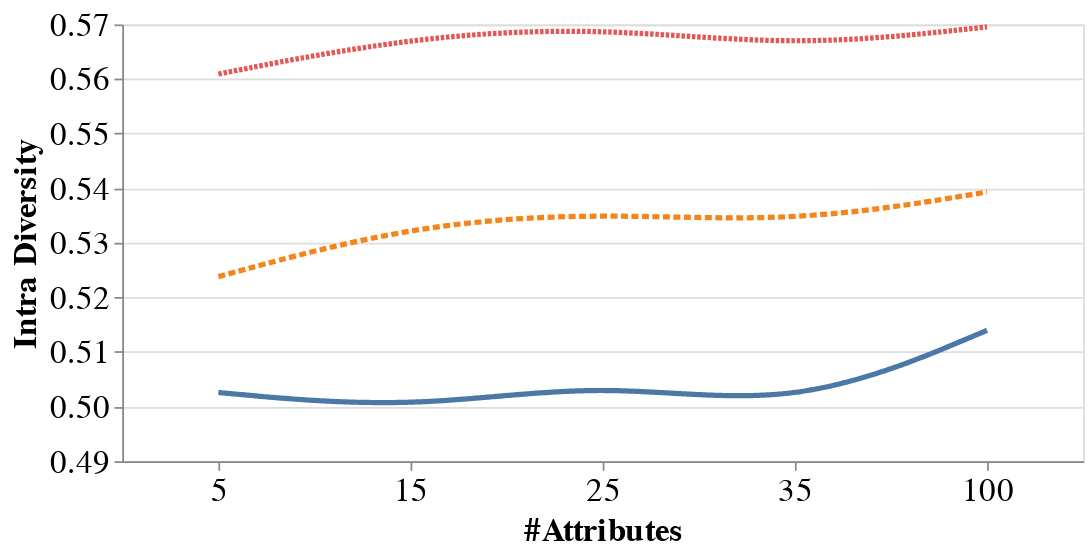

Notebook code for this chart:
### Code cell
graph_div

### Figure 1 — Vega-Lite specification as saved in the notebook (floating-point values rounded to 4 significant figures)
{"config": {"view": {"continuousWidth": 400, "continuousHeight": 300}}, "data": {"name": "data-951131a9b0b9f2f1582ca1c13040e31a"}, "mark": {"type": "line", "interpolate": "basis", "strokeWidth": 3}, "encoding": {"color": {"type": "nominal", "field": "method", "legend": null, "title": ""}, "strokeDash": {"type": "nominal", "field": "method", "title": ""}, "x": {"type": "nominal", "axis": {"labelAngle": 0, "labelFontSize": 19, "title": "#Attributes", "titleFontSize": 19}, "field": "nb_attributes"}, "y": {"type": "quantitative", "axis": {"labelFontSize": 19, "title": "Intra Diversity", "titleFontSize": 19}, "field": "diversity", "scale": {"zero": false}}}, "height": 250, "width": 550, "$schema": "https://vega.github.io/schema/vega-lite/v4.8.1.json", "datasets": {"data-951131a9b0b9f2f1582ca1c13040e31a": [{"method": "  SMORL", "nb_attributes": 5, "sess": 0, "time": 0.0256, "attr_precision": 0.0, "precision": 0.5333, "recall": 0.1786, "diversity": 0.5026, "alpha_ndcg": 1.152, "harmo": 0.5175}, {"method": "  SMORL", "nb_attributes": 15, "sess": 0, "time": 0.02544, "attr_precision": 0.0, "precision": 0.7667, "recall": 0.2556, "diversity": 0.4994, "alpha_ndcg": 2.341, "harmo": 0.6048}, {"method": "  SMORL", "nb_attributes": 25, "sess": 0, "time": 0.02637, "attr_precision": 0.0, "precision": 0.7333, "recall": 0.2444, "diversity": 0.5048, "alpha_ndcg": 1.869, "harmo": 0.598}, {"method": "  SMORL", "nb_attributes": 35, "sess": 0, "time": 0.02709, "attr_precision": 0.0, "precision": 0.5333, "recall": 0.1778, "diversity": 0.4992, "alpha_ndcg": 1.293, "harmo": 0.5157}, {"method": "  SMORL", "nb_attributes": 100, "sess": 0, "time": 0.02686, "attr_precision": 0.0, "precision": 0.5333, "recall": 0.1778, "diversity": 0.514, "alpha_ndcg": 1.497, "harmo": 0.5235}, {"method": "  SWAP", "nb_attributes": 5, "sess": 0, "time": 0.0758, "attr_precision": 0.0, "precision": 0.9333, "recall": 0.3127, "diversity": 0.5238, "alpha_ndcg": 2.662, "harmo": 0.671}, {"method": "  SWAP", "nb_attributes": 15, "sess": 0, "time": 0.2151, "attr_precision": 0.0, "precision": 0.8, "recall": 0.2667, "diversity": 0.5334, "alpha_ndcg": 2.366, "harmo": 0.64}, {"method": "  SWAP", "nb_attributes": 25, "sess": 0, "time": 0.353, "attr_precision": 0.0, "precision": 0.5333, "recall": 0.1778, "diversity": 0.5356, "alpha_ndcg": 1.243, "harmo": 0.5345}, {"method": "  SWAP", "nb_attributes": 35, "sess": 0, "time": 0.4915, "attr_precision": 0.0, "precision": 0.4, "recall": 0.1333, "diversity": 0.5335, "alpha_ndcg": 1.047, "harmo": 0.4572}, {"method": "  SWAP", "nb_attributes": 100, "sess": 0, "time": 1.391, "attr_precision": 0.0, "precision": 0.4, "recall": 0.1333, "diversity": 0.5393, "alpha_ndcg": 1.019, "harmo": 0.4593}, {"method": " MMR", "nb_attributes": 5, "sess": 0, "time": 3.331, "attr_precision": 0.0, "precision": 0.06667, "recall": 0.02222, "diversity": 0.5609, "alpha_ndcg": 0.3333, "harmo": 0.1192}, {"method": " MMR", "nb_attributes": 15, "sess": 0, "time": 10.09, "attr_precision": 0.0, "precision": 0.1333, "recall": 0.04444, "diversity": 0.5678, "alpha_ndcg": 0.6667, "harmo": 0.216}, {"method": " MMR", "nb_attributes": 25, "sess": 0, "time": 16.73, "attr_precision": 0.0, "precision": 0.2, "recall": 0.06667, "diversity": 0.5696, "alpha_ndcg": 0.6872, "harmo": 0.296}, {"method": " MMR", "nb_attributes": 35, "sess": 0, "time": 23.39, "attr_precision": 0.0, "precision": 0.0, "recall": 0.0, "diversity": 0.5657, "alpha_ndcg": 0.0, "harmo": 0.0}, {"method": " MMR", "nb_attributes": 100, "sess": 0, "time": 66.22, "attr_precision": 0.0, "precision": 0.06667, "recall": 0.02222, "diversity": 0.5696, "alpha_ndcg": 0.3333, "harmo": 0.1194}]}}
